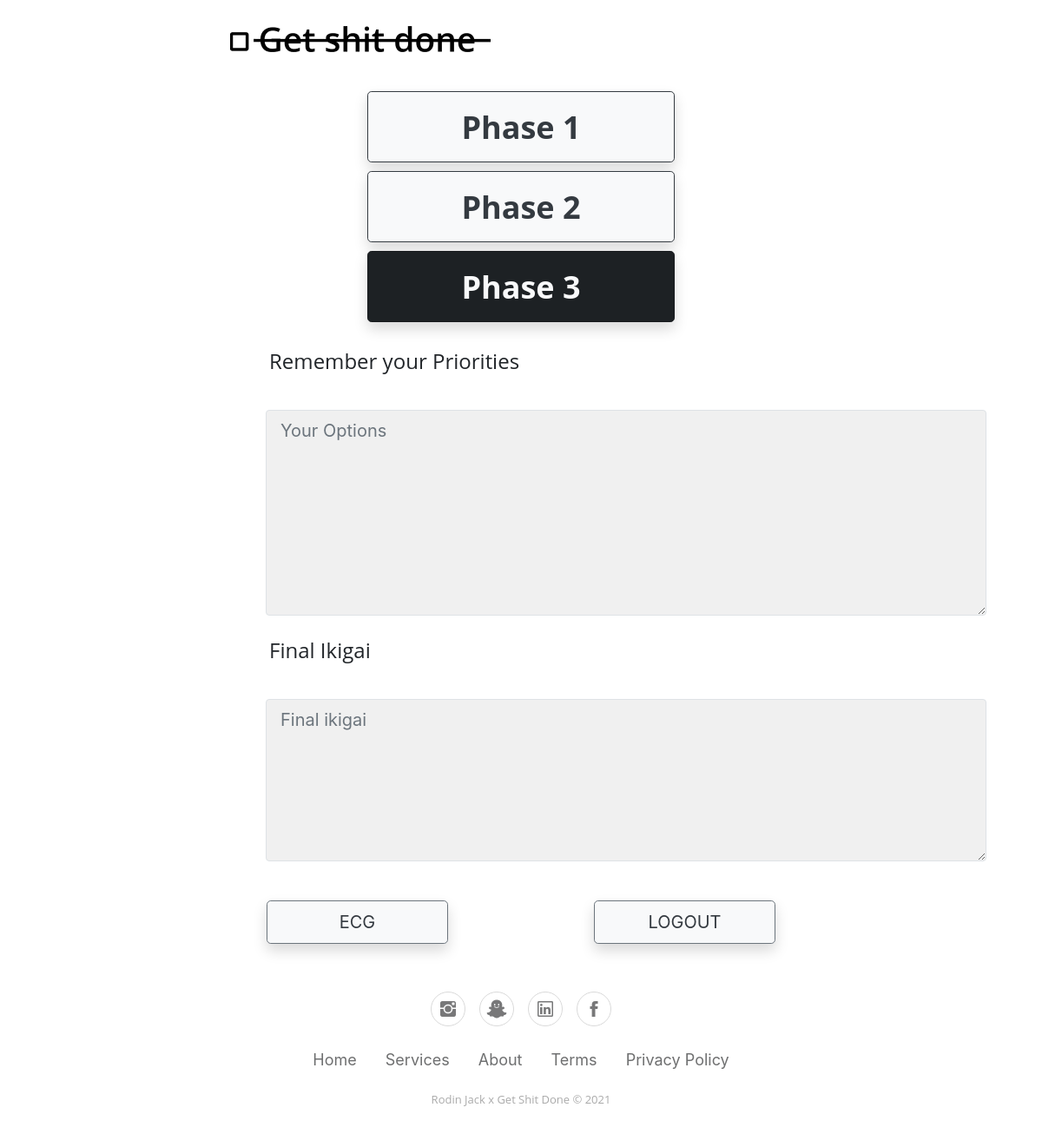
Before: /phase3 (signed in) with the older database file.
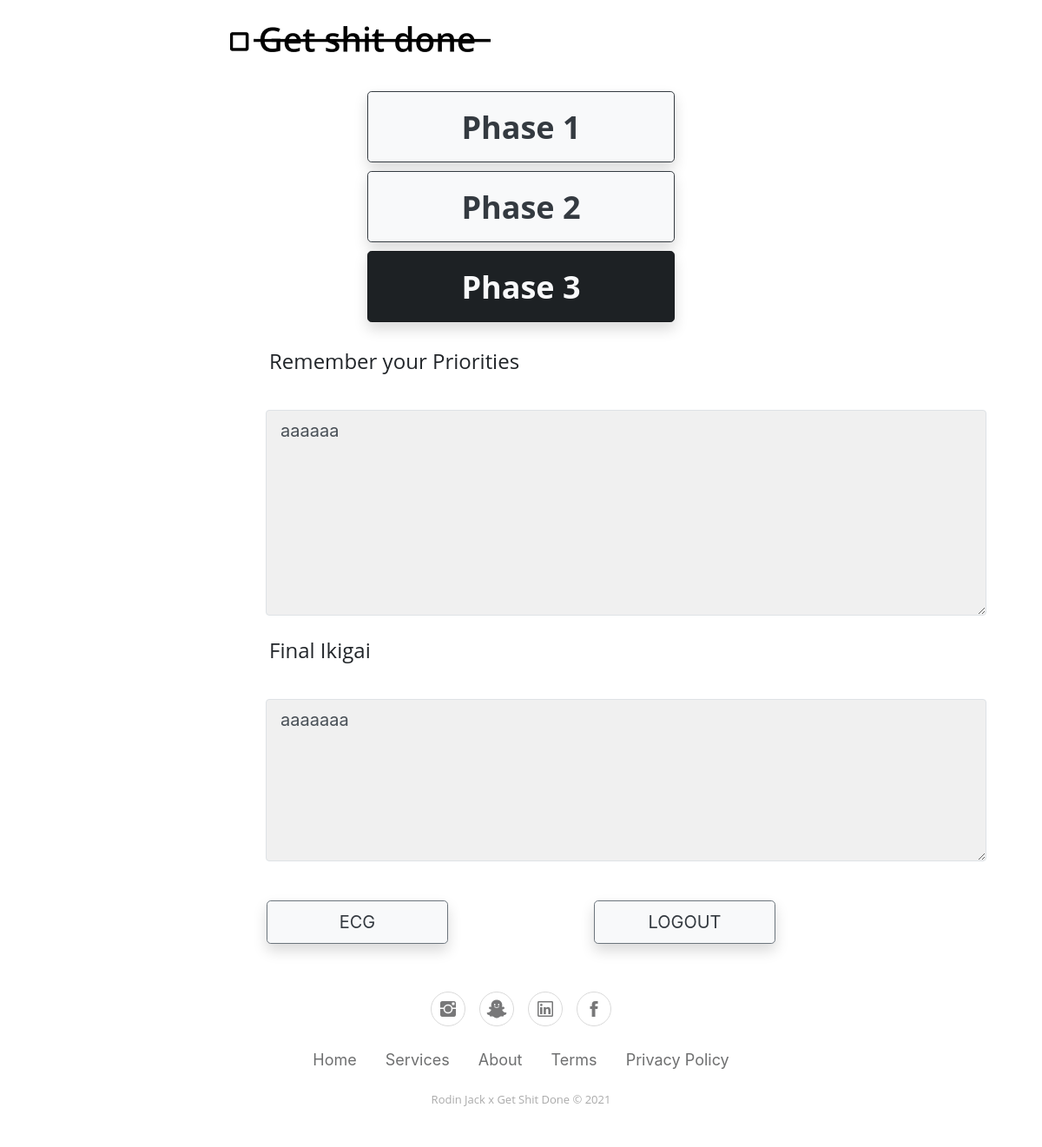
After: the same page with the newer database file.
### test.py (models this page shows)
class Users(db.Model):
    _id = db.Column(db.Integer, primary_key=True)
    mail = db.Column(db.String(25), unique=True)
    password = db.Column(db.String(25))
    datecreated = db.Column(db.DateTime, default=datetime.now)
    p11 = db.Column(db.String(200), default="")
    p12 = db.Column(db.String(200), default="")
    p13 = db.Column(db.String(200), default="")
    p14 = db.Column(db.String(200), default="")
    p21 = db.Column(db.String(200), default="")
    p22 = db.Column(db.String(200), default="")
    p23 = db.Column(db.String(200), default="")
    p24 = db.Column(db.String(200), default="")
    p31 = db.Column(db.String(200), default="")
    p32 = db.Column(db.String(200), default="")
    e1 = db.Column(db.String(500), default="")
    e2 = db.Column(db.String(500), default="")
    e3 = db.Column(db.String(500), default="")
    e4 = db.Column(db.String(200), default="")
    don = db.Column(db.Integer, default=0)

### test.py (the view)
@app.route("/phase3", methods=["POST", "GET"])
def phase3():
    if "user" in session:
        data = Users()
        data = Users.query.filter_by(mail=session["user"]).first()
        if request.method=="POST":
            data.p31=request.form["p31"]
            data.p32=request.form["p32"]
            db.session.commit()
            if request.form["savedirec"]== "phase2":
                return redirect(url_for("phase2"))
            elif request.form["savedirec"]== "phase1":
                return redirect(url_for("phase1"))
            elif request.form["savedirec"]== "ecg":
                return redirect(url_for("ecg"))
            else:
                return redirect(url_for("logout"))
        else:
            return render_template("phase3.html", pp1=data.p31, pp2=data.p32)
    else:
        return redirect(url_for("index"))

### templates/phase3.html (shortened to what the changed rows need)
<!DOCTYPE html>
<html>
<head>
    <link rel="stylesheet" href="static/assets/bootstrap/css/bootstrap.min.css">
    <link rel="stylesheet" href="static/assets/fonts/ionicons.min.css">
    <link rel="stylesheet" href="static/assets/css/styles.min.css">
</head>
<body>
    <div class="container" style="max-width: 1920px;padding-left: 250px;padding-right: 250px;margin-top: 30px;margin-bottom: 10px;">
        <form action="#" method="post">
            <div class="form-row" style="margin-bottom: 0px;margin-left: 51px;margin-top: -40px;">
                <div class="col" style="margin-top: 45px;"><textarea class="border rounded form-control form-control-lg" name="p31" style="width: 830px;height: 237px;" autocomplete="on" spellcheck="true" required="" minlength="5" placeholder="Your Options">{{pp1}}</textarea></div>
            </div>
            <div class="form-row" style="margin-bottom: 0px;margin-left: 51px;margin-top: -40px;">
                <div class="col" style="margin-top: 45px;"><textarea class="border rounded form-control form-control-lg" name="p32" style="width: 830px;height: 187px;" autocomplete="on" spellcheck="true" required="" minlength="5" placeholder="Final ikigai">{{pp2}}</textarea></div>
            </div>
        </form>
    </div>
</body>
</html>

Changed rows visible on the page:
now on this page (row edited): Users: p31 "aaaaaa", p32 "aaaaaaa"
